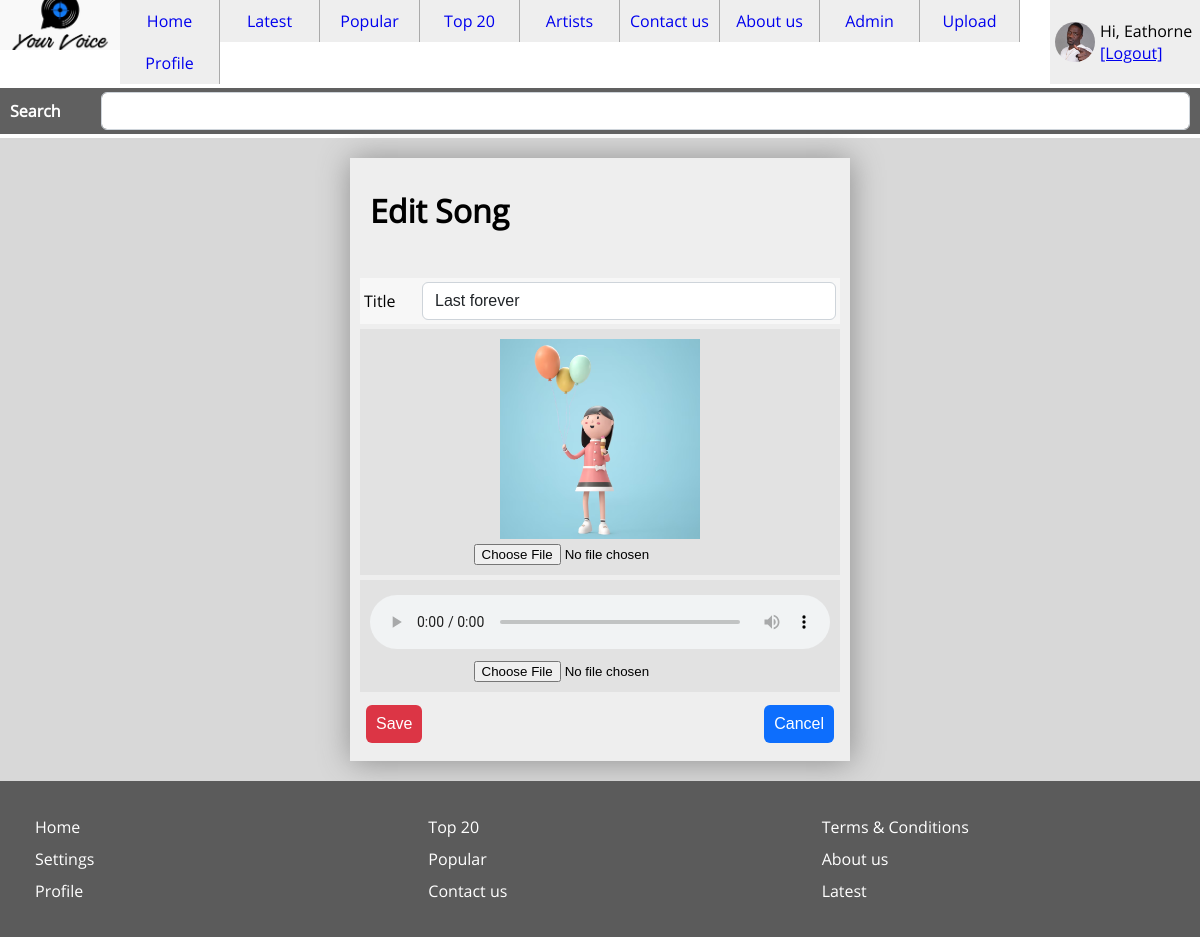
Page /upload.php?mode=edit&id=3 (signed in) on the committed database.
### tables this page shows
CREATE TABLE `songs` (
  `id` int(11) NOT NULL,
  `user_id` int(11) NOT NULL,
  `file` varchar(1024) NOT NULL,
  `image` varchar(1024) NOT NULL,
  `title` varchar(100) NOT NULL,
  `views` int(11) NOT NULL DEFAULT 0,
  `downloads` int(11) NOT NULL DEFAULT 0,
  `popularity` int(11) NOT NULL DEFAULT 0,
  `date` datetime DEFAULT NULL
);

### functions.php (called while the page is built, shortened)
<?php
function get_image($path)
{
	if(file_exists($path ?? ''))
		return $path;
	return 'assets/images/no_image.jpg?1';
}
function old_value($key, $default = "")
{
	return $default;
}
function query($query)
{
	global $con;
	$result = mysqli_query($con, $query);
	if(!is_bool($result))
	{
		if(mysqli_num_rows($result) > 0)
		{
			$rows = [];
			while($row = mysqli_fetch_assoc($result))
			{
				$rows[] = $row;
			}
			return $rows;
		}
	}
	return false;
}

### upload.php (the view, shortened to what this page needs)
<?php
	$mode = $_GET['mode'] ?? 'new';
	$id = $_GET['id'] ?? 0;
	$id = (int)$id;
	$button_title = "Save";
	$display = true;
	if($mode == 'edit' || $mode == 'delete')
	{
		$user_id = user('id');
		$query = "select * from songs where id = '$id' && user_id = '$user_id' limit 1";
		if(is_admin())
		$query = "select * from songs where id = '$id' limit 1";
		$song = query($query);
		if(!empty($song))
		{
			$song = $song[0];
		}else{
			$display = false;
		}
	}
?>
	<?php require 'header.php';?>
	<div class="class_22" >
		<form method="post" enctype="multipart/form-data" class="class_23" >
			<h1 class="class_18"  >
				<?php if($mode == 'edit'):?>
					Edit Song
				<?php elseif($mode == 'delete'):?>
					<span>Delete Song</span>
					<div style="color:red;font-size: 18px;">Are you sure you want to delete this song?!</div>
				<?php else:?>
					Upload Song
				<?php endif;?>
			</h1>
			<div style="color: red;padding: 10px;">
			</div>
			<?php if($display):?>
			<div class="class_24" >
				<label class="class_25"  >
					Title
				</label>
				<input value="<?=old_value('title',$song['title'] ?? '')?>" placeholder="" type="text" name="title" class="class_12" >
			</div>
			<div class="class_26" >
				<img src="<?=get_image($song['image'] ?? '')?>" class="js-image class_27" >
				<input onchange="display_image(this.files[0])" type="file" name="image"  class="class_28">
			</div>
			<div class="class_26" >
				<div class="class_29" >
					<audio controls="" class="js-file class_30" >
						<source src="<?=$song['file'] ?? ''?>" type="audio/mpeg" >
					</audio>
				</div>
				<input onchange="load_file(this.files[0])" type="file" name="file" >
			</div>
			<div class="class_31" >
				<button class="class_32"  >
					<?=$button_title?>
				</button>
				<a href="profile.php">
					<button type="button" class="class_33"  >
						Cancel
					</button>
				</a>
			</div>
			<?php else:?>
				<div style="color:red;text-align:center;">That song was not found!</div>
			<?php endif;?>
		</form>
	</div>
		<?php require 'footer.php';?>

### assets/css/styles.css (style rules this page uses)
body { font-family: opensans; font-size: 16px; margin:0px; padding:0px; word-break: break-word; word-wrap: break-word; }
.class_12 { display: block; width: 100%; padding: .375rem .75rem; font-size: 1rem; font-weight: 400; line-height: 1.5; color: #212529; background-color: #fff; background-clip: padding-box; border: 1px solid #ced4da; -webkit-appearance: none; -moz-appearance: none; appearance: none; border-radius: .375rem; transition: border-color .15s ease-in-out,box-shadow .15s ease-in-out; }
.class_18 { padding-left: 10px; padding-right: 10px; }
.class_22 { padding: 10px; background-color: rgb(216, 216, 216); color: rgb(255, 255, 255); }
.class_23 { width: 100%; max-width: 500px; margin: 10px auto; padding: 10px; background-color: rgb(238, 238, 238); left: 1px; box-shadow: rgb(141, 141, 141) 1px 1px 30px; color: rgb(0, 0, 0); }
.class_24 { display: flex; margin-top:4px; margin-bottom: 4px; padding: 4px; align-items: center; background-color: #F7F7F7FF; }
.class_25 { min-width:50px; margin: .5rem; margin-left:0px; display: inline-block; }
.class_26 { padding: 10px; background-color: rgb(226, 226, 226); color: rgb(0, 0, 0); text-align: center; margin-top: 5px; margin-bottom: 5px; }
.class_27 { width: 200px; height: 200px; object-fit: cover; }
.class_28 { display: block; margin: auto; }
.class_29 { padding-top:5px; padding-bottom:5px; }
.class_30 { width:100% }
.class_31 { padding: 4px; background-color: #eee; }
.class_32 { cursor: pointer; font-size:16px; padding: 10px; border:none; color:#FFFFFF; background-color:#dc3545; border-radius:6px; margin: .25rem .125rem; }
.class_33 { cursor: pointer; font-size:16px; padding: 10px; border:none; color:#FFFFFF; background-color:#0d6efd; border-radius:6px; margin: .25rem .125rem; float:right }

### rows in the picture
songs: title "Last forever", image (picture)

### other values in the picture
user('username') "Eathorne"
$button_title "Save"
